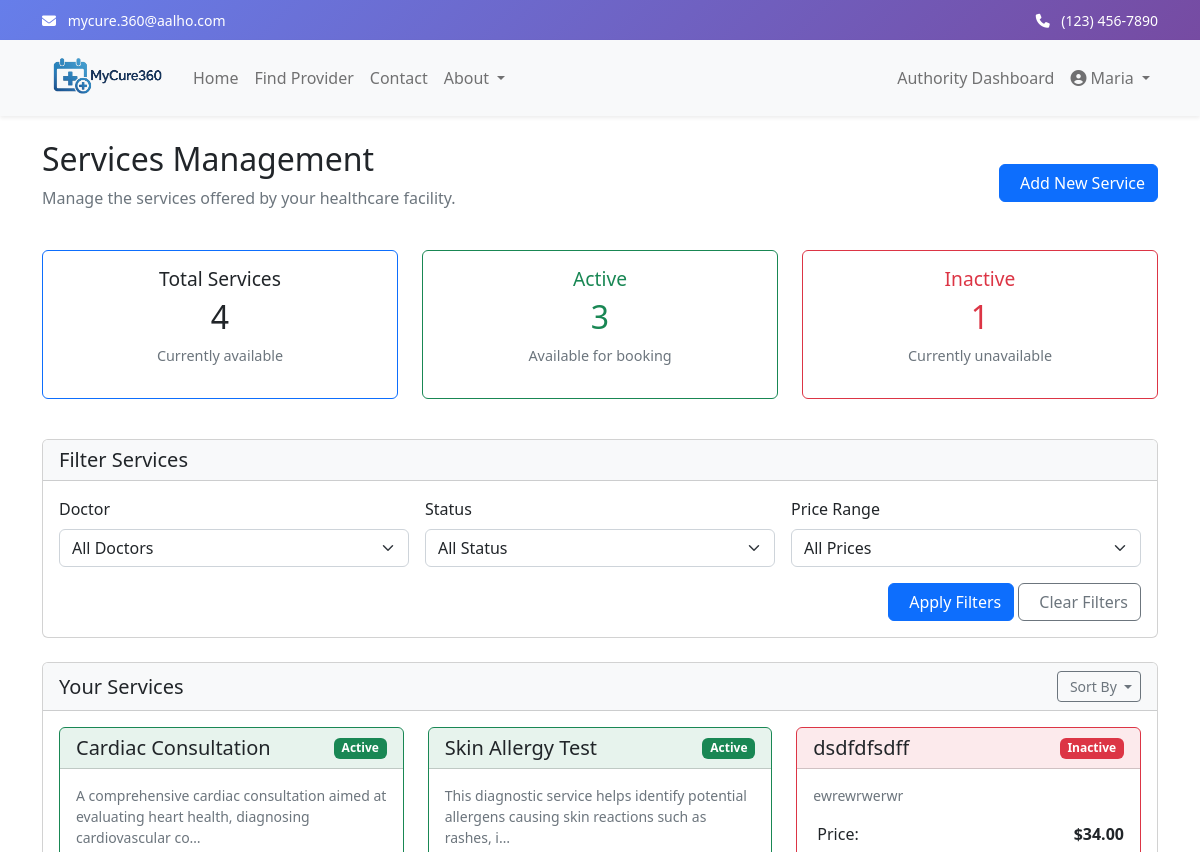
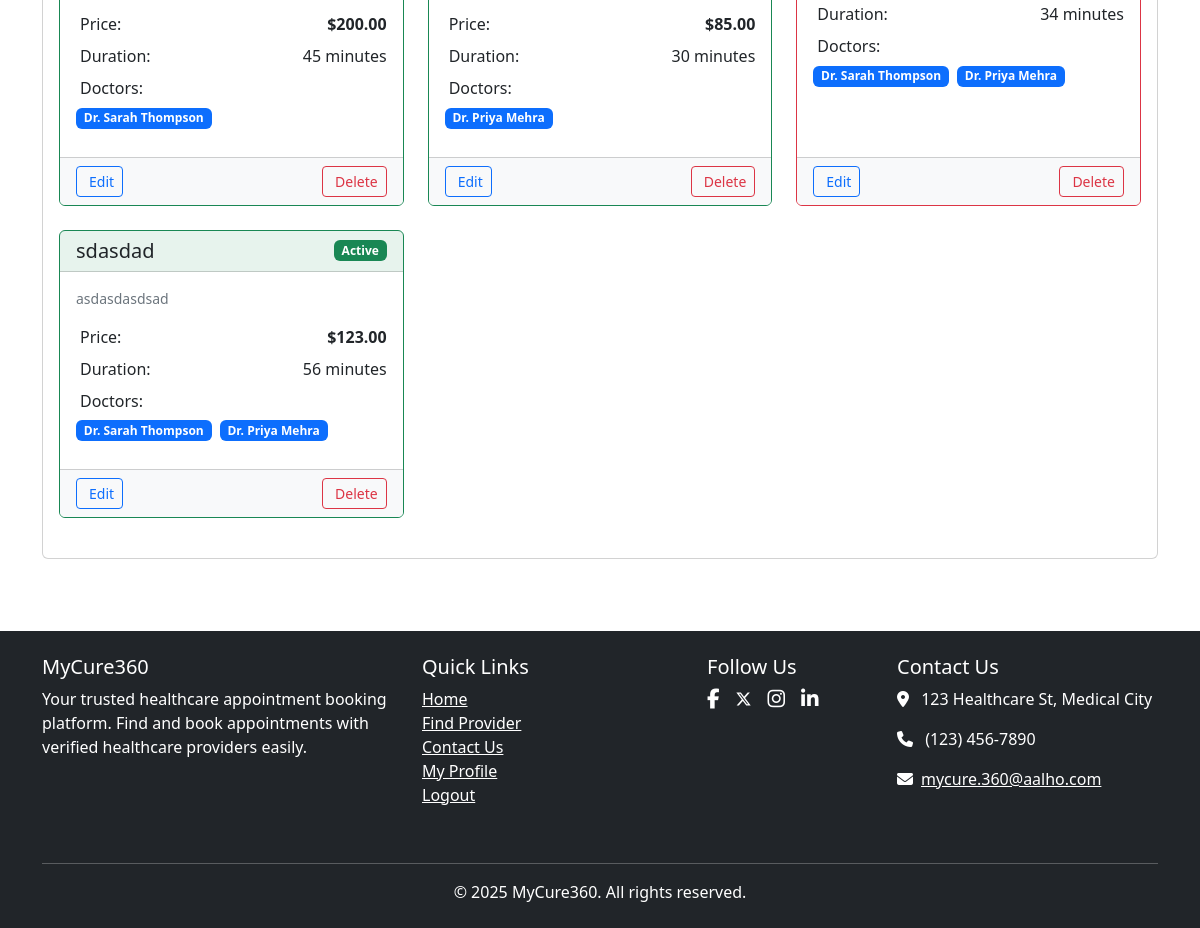
Page /authorities/services/ (signed in) on the committed database (2 pictures, top to bottom).
### accounts/models.py (models this page shows, shortened)
class User(AbstractUser):
    USER_TYPE_CHOICES = (
        ('CUSTOMER', 'Customer'),
        ('AUTHORITY', 'Authority'),
        ('ADMIN', 'Admin'),
    )
    GENDER_CHOICES = (
        ('M', 'Male'),
        ('F', 'Female'),
        ('O', 'Other'),
        ('P', 'Prefer not to say'),
    )
    username = None
    email = models.EmailField(_('email address'), unique=True)
    phone_number = models.CharField(max_length=15, blank=True, null=True)
    user_type = models.CharField(max_length=10, choices=USER_TYPE_CHOICES, default='CUSTOMER')
    address = models.TextField(blank=True, null=True)
    date_of_birth = models.DateField(blank=True, null=True)
    gender = models.CharField(max_length=1, choices=GENDER_CHOICES, blank=True, null=True)
    age = models.PositiveIntegerField(blank=True, null=True)
    profile_picture = models.ImageField(upload_to='profile_pics/', blank=True, null=True)
    USERNAME_FIELD = 'email'
    REQUIRED_FIELDS = []
    objects = CustomUserManager()
    class Meta:
        db_table = 'users'
        verbose_name = 'User'
        verbose_name_plural = 'Users'

### authorities/models.py (models this page shows, shortened)
class Service(models.Model):
    authority = models.ForeignKey(Authority, on_delete=models.CASCADE, related_name='services')
    name = models.CharField(max_length=255)
    description = models.TextField()
    doctors = models.ManyToManyField(Doctor, related_name='services', blank=True)
    price = models.DecimalField(max_digits=10, decimal_places=2)
    duration_minutes = models.PositiveIntegerField(default=30)
    is_active = models.BooleanField(default=True)
    created_at = models.DateTimeField(auto_now_add=True)
    updated_at = models.DateTimeField(auto_now=True)
    class Meta:
        verbose_name = 'Service'
        verbose_name_plural = 'Services'
        db_table = 'services'

class Doctor(models.Model):
    GENDER_CHOICES = (
        ('MALE', 'Male'),
        ('FEMALE', 'Female'),
        ('OTHER', 'Other'),
    )
    authority = models.ForeignKey(Authority, on_delete=models.CASCADE, related_name='doctors')
    name = models.CharField(max_length=255)
    specialization = models.CharField(max_length=255)
    qualification = models.CharField(max_length=255)
    experience_years = models.PositiveIntegerField()
    gender = models.CharField(max_length=6, choices=GENDER_CHOICES)
    photo = models.ImageField(upload_to='doctor_photos/', blank=True, null=True)
    email = models.EmailField(blank=True, null=True)
    phone = models.CharField(max_length=15, blank=True, null=True)
    bio = models.TextField(blank=True, null=True)
    consultation_fee = models.DecimalField(max_digits=10, decimal_places=2, blank=True, null=True)
    is_active = models.BooleanField(default=True)
    created_at = models.DateTimeField(auto_now_add=True)
    updated_at = models.DateTimeField(auto_now=True)
    class Meta:
        verbose_name = 'Doctor'
        verbose_name_plural = 'Doctors'
        db_table = 'doctors'

### authorities/views.py (the view)
    def wrapper(request, *args, **kwargs):
        if request.user.user_type != 'AUTHORITY':
            messages.error(request, "You don't have permission to access this page.")
            return redirect('home')
        try:
            request.user.authority_profile
        except Authority.DoesNotExist:
            messages.error(request, "Your authority profile is not set up. Please contact admin.")
            return redirect('home')
        return view_func(request, *args, **kwargs)

### authorities/views.py (called while the page is built)
def authority_required(view_func):
    def wrapper(request, *args, **kwargs):
        if request.user.user_type != 'AUTHORITY':
            messages.error(request, "You don't have permission to access this page.")
            return redirect('home')
        try:
            request.user.authority_profile
        except Authority.DoesNotExist:
            messages.error(request, "Your authority profile is not set up. Please contact admin.")
            return redirect('home')
        return view_func(request, *args, **kwargs)
    return wrapper

### authorities/templates/authorities/services.html (shortened to what this page needs)
{% extends 'base.html' %}
{% load static %}
{% block content %}
<div class="container py-4">
    <div class="d-flex justify-content-between align-items-center mb-4">
        <div>
            <h1 class="h2">Services Management</h1>
            <p class="text-muted">Manage the services offered by your healthcare facility.</p>
        </div>
        <div>
            <a href="{% url 'add_service' %}" class="btn btn-primary">
                 Add New Service
            </a>
        </div>
    </div>
    <div class="row mb-4">
        <div class="col-md-4 mb-3">
            <div class="card h-100 border-primary">
                <div class="card-body text-center">
                    <h5 class="card-title" style="font-size: 1.2rem;">Total Services</h5>
                    <h2 class="display-4" style="font-size: 2rem;">{{ services.count }}</h2>
                    <p class="text-muted" style="font-size: 0.9rem;">Currently available</p>
                </div>
            </div>
        </div>
        <div class="col-md-4 mb-3">
            <div class="card h-100 border-success">
                <div class="card-body text-center">
                    <h5 class="card-title text-success" style="font-size: 1.2rem;">Active</h5>
                    <h2 class="display-4 text-success" style="font-size: 2rem;">{{ active_count }}</h2>
                    <p class="text-muted" style="font-size: 0.9rem;">Available for booking</p>
                </div>
            </div>
        </div>
        <div class="col-md-4 mb-3">
            <div class="card h-100 border-danger">
                <div class="card-body text-center">
                    <h5 class="card-title text-danger" style="font-size: 1.2rem;">Inactive</h5>
                    <h2 class="display-4 text-danger" style="font-size: 2rem;">{{ inactive_count }}</h2>
                    <p class="text-muted" style="font-size: 0.9rem;">Currently unavailable</p>
                </div>
            </div>
        </div>
    </div>
    <div class="card mb-4">
        <div class="card-header bg-light">
            <h5 class="mb-0">Filter Services</h5>
        </div>
        <div class="card-body">
            <form method="get" class="row g-3">
                <div class="col-md-4">
                    <label for="doctor" class="form-label">Doctor</label>
                    <select name="doctor" id="doctor" class="form-select">
                        <option value="">All Doctors</option>
                    </select>
                </div>
                <div class="col-md-4">
                    <label for="status" class="form-label">Status</label>
                    <select name="status" id="status" class="form-select">
                        <option value="">All Status</option>
                    </select>
                </div>
                <div class="col-md-4">
                    <label for="price" class="form-label">Price Range</label>
                    <select name="price" id="price" class="form-select">
                        <option value="">All Prices</option>
                    </select>
                </div>
                <div class="col-12 text-end">
                    <button type="submit" class="btn btn-primary">
                         Apply Filters
                    </button>
                    <a href="{% url 'manage_services' %}" class="btn btn-outline-secondary">
                         Clear Filters
                    </a>
                </div>
            </form>
        </div>
    </div>
    <div class="card">
        <div class="card-header bg-light d-flex justify-content-between align-items-center">
            <h5 class="mb-0">Your Services</h5>
            <div class="dropdown">
                <button class="btn btn-sm btn-outline-secondary dropdown-toggle" type="button" id="sortDropdown" data-bs-toggle="dropdown" aria-expanded="false">
                     Sort By
                </button>
            </div>
        </div>
        <div class="card-body">
            {% if services %}
            <div class="row">
                {% for service in services %}
                <div class="col-md-6 col-lg-4 mb-4">
                    <div class="card h-100 {% if service.is_active %}border-success{% else %}border-danger{% endif %}">
                        <div class="card-header d-flex justify-content-between align-items-center {% if service.is_active %}bg-success bg-opacity-10{% else %}bg-danger bg-opacity-10{% endif %}">
                            <h5 class="card-title mb-0">{{ service.name }}</h5>
                            <span class="badge {% if service.is_active %}bg-success{% else %}bg-danger{% endif %}">
                                {% if service.is_active %}Active{% else %}Inactive{% endif %}
                            </span>
                        </div>
                        <div class="card-body">
                            <p class="text-muted small mb-3">{{ service.description|truncatechars:100 }}</p>
                            <div class="d-flex justify-content-between mb-2">
                                <span>
                                     Price:
                                </span>
                                <span class="fw-bold">${{ service.price }}</span>
                            </div>
                            <div class="d-flex justify-content-between mb-2">
                                <span>
                                     Duration:
                                </span>
                                <span>{{ service.duration_minutes }} minutes</span>
                            </div>
                            <div class="mb-2">
                                <span>
                                     Doctors:
                                </span>
                                <div class="mt-1">
                                    {% if service.doctors.all %}
                                        {% for doctor in service.doctors.all %}
                                            <span class="badge bg-primary me-1 mb-1">{{ doctor.name }}</span>
                                        {% endfor %}
                                    {% else %}
                                        <span class="text-muted small">No doctors assigned</span>
                                    {% endif %}
                                </div>
                            </div>
                        </div>
                        <div class="card-footer bg-light">
                            <div class="d-flex justify-content-between">
                                <a href="{% url 'edit_service' service.id %}" class="btn btn-sm btn-outline-primary">
                                     Edit
                                </a>
                                <button type="button" class="btn btn-sm btn-outline-danger" data-bs-toggle="modal" data-bs-target="#deleteModal{{ service.id }}">
                                     Delete
                                </button>
                            </div>
                        </div>
                    </div>
                </div>
                {% endfor %}
            </div>
            {% endif %}
        </div>
    </div>
</div>
{% endblock %}

### templates/navbar.html (shortened to what this page needs)
<div class="header-gradient text-white py-2">
    <div class="container">
        <div class="row">
            <div class="col-md-6">
                <small>
                    <i class="fas fa-envelope me-2"></i>
                    <a href="mailto:mycure.360@aalho.com" class="text-white text-decoration-none">mycure.360@aalho.com</a>
                </small>
            </div>
            <div class="col-md-6 text-md-end">
                <small>
                    <i class="fas fa-phone me-2"></i>
                    <a href="tel:+1234567890" class="text-white text-decoration-none">(123) 456-7890</a>
                </small>
            </div>
        </div>
    </div>
</div>
<nav class="navbar navbar-expand-lg navbar-light bg-light shadow-sm w-100">
    <div class="container">
        <a class="navbar-brand" href="{% url 'home' %}">
            <img src="/static/images/logo.png" alt="MyCure360 Logo" height="50">
        </a>
        <div class="collapse navbar-collapse" id="navbarNav">
            <ul class="navbar-nav me-auto">
                <li class="nav-item">
                    <a class="nav-link" href="{% url 'home' %}">Home</a>
                </li>
                <li class="nav-item">
                    <a class="nav-link" href="{% url 'search' %}">Find Provider</a>
                </li>
                <li class="nav-item">
                    <a class="nav-link" href="{% url 'contact' %}">Contact</a>
                </li>
                <li class="nav-item dropdown">
                    <a class="nav-link dropdown-toggle" href="#" id="aboutDropdown" role="button" data-bs-toggle="dropdown" aria-expanded="false">
                        About
                    </a>
                </li>
            </ul>
            <ul class="navbar-nav">
                {% if user.is_authenticated %}
                    {% if user.user_type == 'ADMIN' %}
                    <li class="nav-item">
                        <a class="nav-link" href="{% url 'admin_dashboard' %}">Admin Dashboard</a>
                    </li>
                    {% elif user.user_type == 'AUTHORITY' %}
                    <li class="nav-item">
                        <a class="nav-link" href="{% url 'authority_dashboard' %}">Authority Dashboard</a>
                    </li>
                    {% else %}
                    <li class="nav-item">
                        <a class="nav-link" href="{% url 'my_appointments' %}">My Appointments</a>
                    </li>
                    {% endif %}
                    <li class="nav-item dropdown">
                        <a class="nav-link dropdown-toggle" href="#" id="navbarDropdown" role="button" data-bs-toggle="dropdown" aria-expanded="false">
                            <i class="fas fa-user-circle"></i> {{ user.first_name }}
                        </a>
                    </li>
                {% endif %}
            </ul>
        </div>
    </div>
</nav>

### templates/base.html (style rules this page uses)
body { overflow-x: hidden; }
.navbar, footer { width: 100%; }
.header-gradient { background: linear-gradient(135deg, #667eea 0%, #764ba2 100%); }

### rows in the picture
User: first_name "Maria"
Service: name "Cardiac Consultation", is_active "Active", description "A comprehensive cardiac consultation aimed at evaluating heart health, diagnosing cardiovascular co…", price "200.00", duration_minutes "45"
Doctor: name "Dr. Sarah Thompson"
Service: name "Skin Allergy Test", is_active "Active", description "This diagnostic service helps identify potential allergens causing skin reactions such as rashes, i…", price "85.00", duration_minutes "30"
Doctor: name "Dr. Priya Mehra"
Service: name "dsdfdfsdff", is_active "Inactive", description "ewrewrwerwr", price "34.00", duration_minutes "34"
Service: name "sdasdad", is_active "Active", description "asdasdasdsad", price "123.00", duration_minutes "56"

### other values in the picture
{{ services.count }} "4"
{{ active_count }} "3"
{{ inactive_count }} "1"
